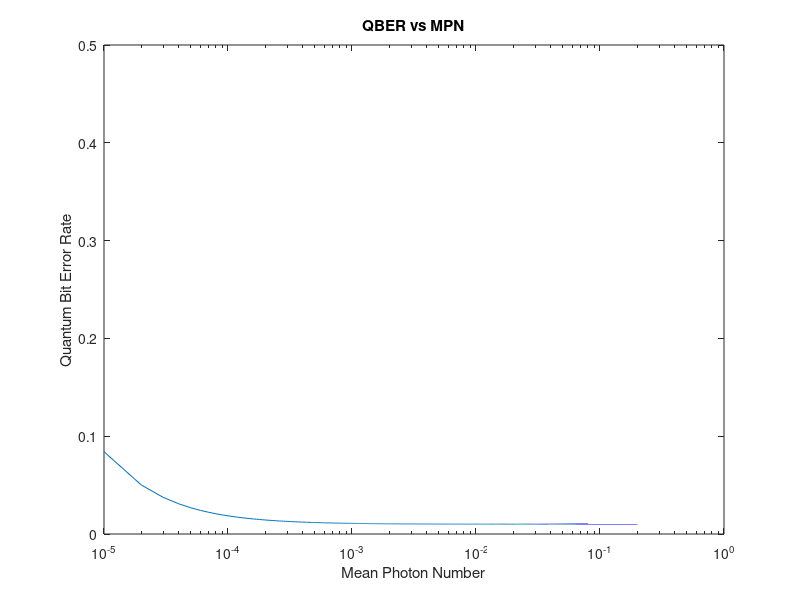

This chart was generated by the following MATLAB code:
%QBER vs MPN
x = 15;%Distance=15km
alpha = 2.5;%Attenuation
N = 10^(-alpha*x/10 + 8/10)*0.5;%Transmission efficiency
mu = [0:0.00001:1];%Varying mean photon number
psignal = 1 - exp(-N.*mu);
pdark = 10^-9;  
edet = 0.01;
qber = (0.5*pdark + edet*psignal)./(psignal+pdark);
semilogx(mu,qber);
xlabel('Mean Photon Number');
ylabel('Quantum Bit Error Rate');
title('QBER vs MPN');
%The data is according to T8's paper
